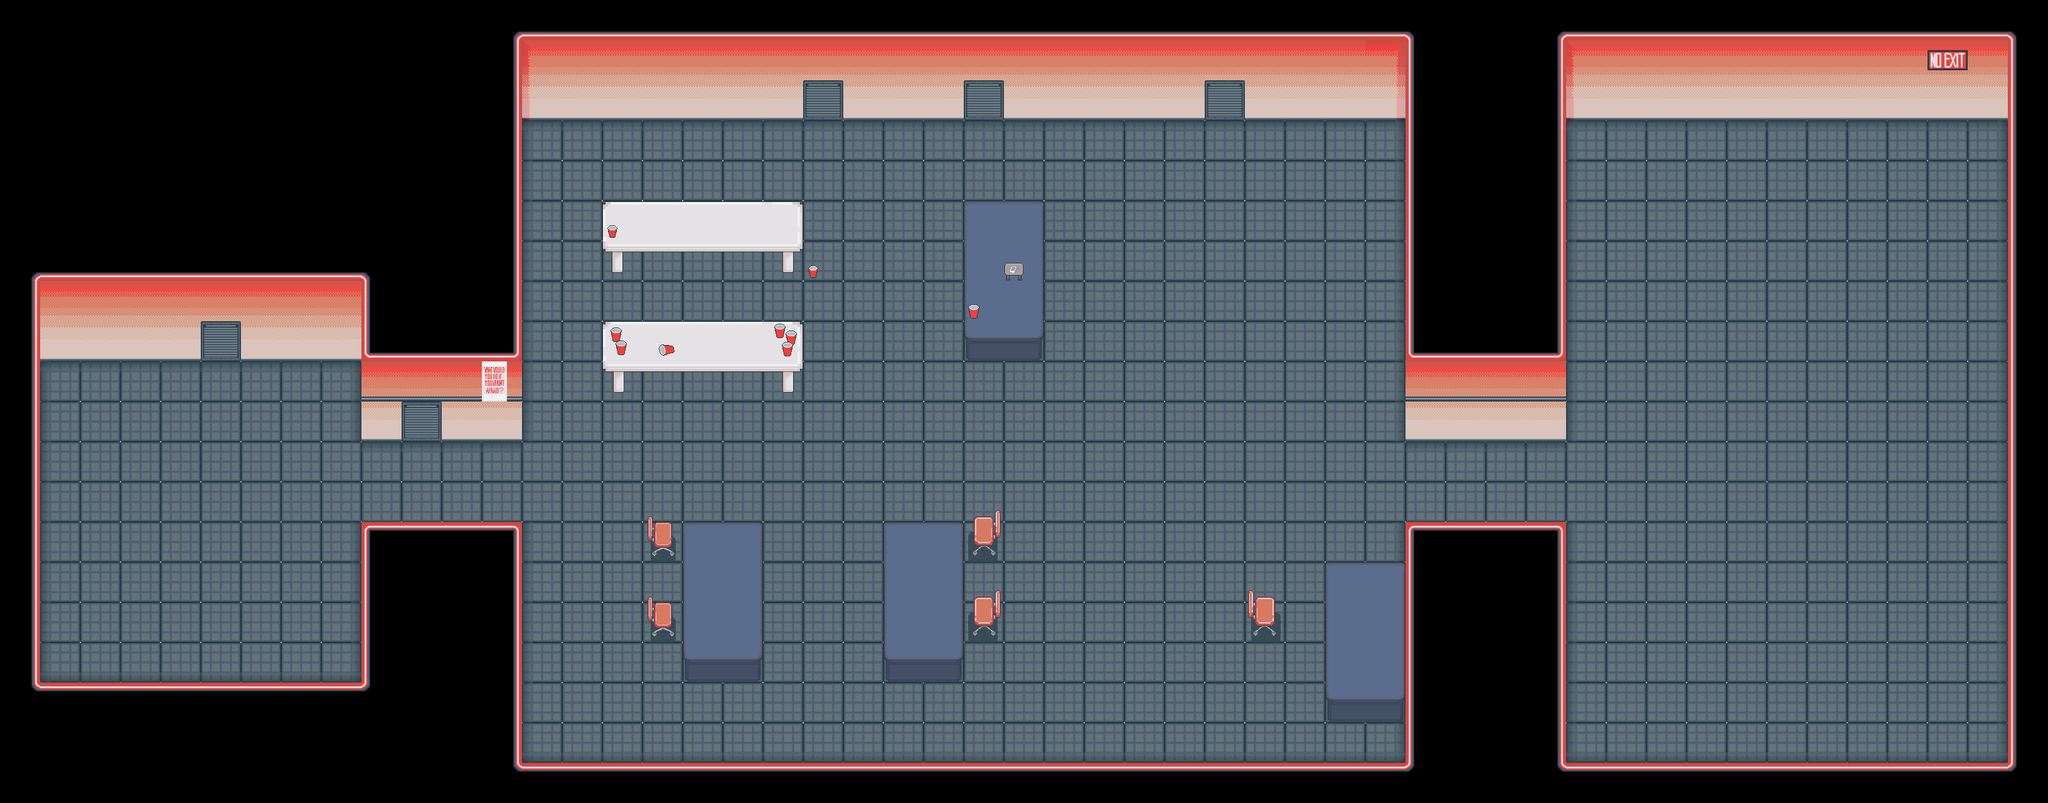

Below is a game level as drawn by its tile map, then a one-line description and the .tmx that defines it (tile-layer data replaced by summaries):
An orthogonal 51x20 tile map with 64x64 px tiles, 3 tile layers (Base, Embellish, Embellish2), 3 tilesets and 34 objects (6x Computer, 2x LaserDoor, Player, DanceFloor).

<map version="1.10" tiledversion="1.10.2" orientation="orthogonal" renderorder="right-down" width="51" height="20" tilewidth="64" tileheight="64" infinite="0" nextlayerid="20" nextobjectid="78">
 <editorsettings>
  <export target="atticusMap.tmj" format="json" />
 </editorsettings>
 <tileset firstgid="1" source="atticusWalls.tsx" />
 <tileset firstgid="43" source="redSpace.tsx" />
 <tileset firstgid="88" source="spaceship.tsx" />
 <layer id="1" name="Base" width="51" height="20">
  <data>[1020 cells, 835 non-empty, 19 distinct tile ids]</data>
 </layer>
 <layer id="2" name="Embellish" width="51" height="20">
  <data>[1020 cells, 22 non-empty, 7 distinct tile ids]</data>
 </layer>
 <layer id="3" name="Embellish2" width="51" height="20">
  <data>[1020 cells, 10 non-empty, 7 distinct tile ids]</data>
 </layer>
 <objectgroup id="4" name="walls">
  <object id="1" x="832" y="64" width="1408" height="64" />
  <object id="3" x="2496" y="64" width="704" height="64" />
  <object id="4" x="64" y="448" width="512" height="64" />
  <object id="8" x="0" y="512" width="64" height="576" />
  <object id="9" x="64" y="1088" width="512" height="64" />
  <object id="11" x="576" y="832" width="256" height="384" />
  <object id="12" x="832" y="1216" width="1408" height="64" />
  <object id="13" x="2240" y="832" width="256" height="384" />
  <object id="14" x="2496" y="1216" width="704" height="64" />
  <object id="15" x="3200" y="128" width="64" height="1088" />
  <object id="19" x="960" y="320" width="320" height="64" />
  <object id="21" x="960" y="512" width="320" height="64" />
  <object id="22" x="1088" y="832" width="128" height="192" />
  <object id="23" x="1408" y="832" width="128" height="192" />
  <object id="24" x="1536" y="320" width="128" height="192" />
  <object id="25" x="2112" y="896" width="128" height="192" />
  <object id="26" x="1536" y="832" width="64" height="64" />
  <object id="27" x="1536" y="960" width="64" height="64" />
  <object id="28" x="1024" y="832" width="64" height="64" />
  <object id="29" x="1024" y="960" width="64" height="64" />
  <object id="30" x="1984" y="960" width="64" height="64" />
  <object id="70" x="2240" y="128" width="256" height="512" />
  <object id="71" x="576" y="128" width="256" height="512" />
 </objectgroup>
 <objectgroup id="19" name="doors">
  <object id="76" type="LaserDoor" x="2240" y="640" width="256" height="192">
   <properties>
    <property name="brokenComputer" type="object" value="63" />
   </properties>
  </object>
  <object id="77" type="LaserDoor" x="576" y="640" width="256" height="192" />
 </objectgroup>
 <objectgroup id="6" name="playerSpawn">
  <object id="33" type="Player" x="192" y="896">
   <point />
  </object>
 </objectgroup>
 <objectgroup id="7" name="roombaPath">
  <object id="39" x="896" y="768">
   <polyline points="0,0 384,0 384,384 832,384 832,0 1280,0" />
  </object>
 </objectgroup>
 <objectgroup id="10" name="objects">
  <object id="58" type="Computer" gid="21" x="1088" y="896" width="64" height="64">
   <properties>
    <property name="note">User: Alice
Fakebook post:
     Feeling beyond blessed to be part of this once-in-a-lifetime mission to Mars with Druck Dripersburg
     Never imagined I'd be delivering agile, scalable, integrated solutions in zero gravity!</property>
   </properties>
  </object>
  <object id="59" type="Computer" gid="17" x="1088" y="1024" width="64" height="64">
   <properties>
    <property name="note">User: Bill
Mateo:
    Just patched a bug in the guidance system. If this thing had launched, we'd be aiming for the Sun right now.
You:
    Hahahaha...I'm scared.</property>
   </properties>
  </object>
  <object id="60" type="Computer" gid="18" x="1472" y="896" width="64" height="64">
   <properties>
    <property name="note">User: Jinyan
Status Update:
     They let me design the rocket's warnings dashboard.
     Druck asked for it to look 'more like Fakebook.'
     Now it has infinite scroll. God help us.</property>
   </properties>
  </object>
  <object id="61" type="Computer" gid="22" x="1472" y="1024" width="64" height="64">
   <properties>
    <property name="note">User: Mateo
Alice:
    I don't think Aakash looks so good?
You:
    *side-eye* maybe I'll check on him after the office party...</property>
   </properties>
  </object>
  <object id="62" type="Computer" gid="17" x="2112" y="1024" width="64" height="64">
   <properties>
    <property name="hasProblem" type="bool" value="false" />
    <property name="note">User: Chuck
Fakebook post:
     Bro, imagine Mars but with AI-powered DAO governance.
     No governments, just vibes.
     We are literally disrupting planets right now. WAGMI.</property>
   </properties>
  </object>
  <object id="63" type="Computer" gid="18" x="1600" y="512" width="64" height="64">
   <properties>
    <property name="hasProblem" type="bool" value="true" />
    <property name="note">User: Aakash
Dev Note (3/9/2100):
Our stupid spaceship door is breaking again.
Druck says I need to solve (1. TwoSum) to get it working.
I tried going through all pairs of numbers, but that took too long...
Ugh, guess I'll be staying late. Again.</property>
    <property name="problemName" value="TwoSum" />
    <property name="problemUrl" value="https://leetcode.com/problems/two-sum/description/" />
   </properties>
  </object>
  <object id="66" type="DanceFloor" gid="42" x="1728" y="576" width="464" height="336" />
 </objectgroup>
</map>
